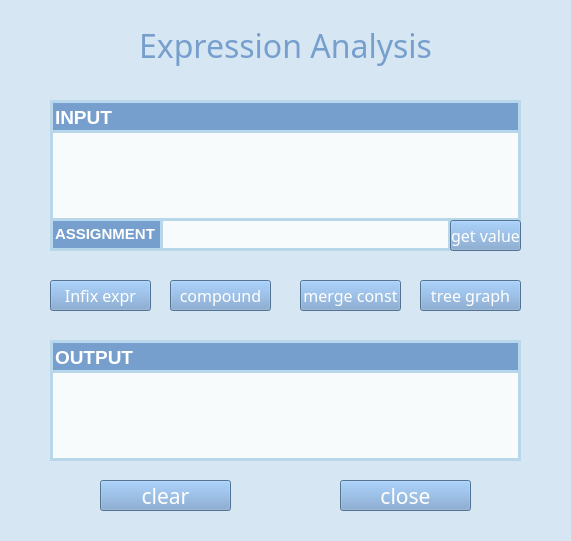
<?xml version="1.0" encoding="UTF-8"?>
<ui version="4.0">
 <class>Widget</class>
 <widget class="QWidget" name="Widget">
  <property name="geometry">
   <rect>
    <x>0</x>
    <y>0</y>
    <width>571</width>
    <height>541</height>
   </rect>
  </property>
  <property name="sizePolicy">
   <sizepolicy hsizetype="Expanding" vsizetype="Expanding">
    <horstretch>0</horstretch>
    <verstretch>0</verstretch>
   </sizepolicy>
  </property>
  <property name="font">
   <font>
    <family>Cascadia Code</family>
    <bold>true</bold>
   </font>
  </property>
  <property name="windowTitle">
   <string>Expression Analysis</string>
  </property>
  <property name="windowIcon">
   <iconset resource="image.qrc">
    <normaloff>:/icon/favcion.png</normaloff>:/icon/favcion.png</iconset>
  </property>
  <property name="styleSheet">
   <string notr="true">background:#D6E6F2</string>
  </property>
  <widget class="QLineEdit" name="outputLabel">
   <property name="geometry">
    <rect>
     <x>50</x>
     <y>340</y>
     <width>471</width>
     <height>31</height>
    </rect>
   </property>
   <property name="font">
    <font>
     <family>Microsoft YaHei UI</family>
     <pointsize>14</pointsize>
     <bold>true</bold>
    </font>
   </property>
   <property name="styleSheet">
    <string notr="true">background:#769FCD;
border:3px solid #B9D7EA;
border-bottom: 0; 
color:#ffffff;</string>
   </property>
   <property name="text">
    <string>OUTPUT</string>
   </property>
   <property name="alignment">
    <set>Qt::AlignLeading|Qt::AlignLeft|Qt::AlignVCenter</set>
   </property>
   <property name="readOnly">
    <bool>true</bool>
   </property>
  </widget>
  <widget class="QLineEdit" name="inputLabel">
   <property name="geometry">
    <rect>
     <x>50</x>
     <y>100</y>
     <width>471</width>
     <height>31</height>
    </rect>
   </property>
   <property name="font">
    <font>
     <family>Microsoft YaHei UI</family>
     <pointsize>14</pointsize>
     <bold>true</bold>
    </font>
   </property>
   <property name="styleSheet">
    <string notr="true">background:#769FCD;
border:3px solid #B9D7EA;
border-bottom: 0; 
color:#ffffff;</string>
   </property>
   <property name="text">
    <string>INPUT</string>
   </property>
   <property name="alignment">
    <set>Qt::AlignLeading|Qt::AlignLeft|Qt::AlignVCenter</set>
   </property>
   <property name="readOnly">
    <bool>true</bool>
   </property>
  </widget>
  <widget class="QLabel" name="titleLabel">
   <property name="geometry">
    <rect>
     <x>120</x>
     <y>20</y>
     <width>331</width>
     <height>51</height>
    </rect>
   </property>
   <property name="font">
    <font>
     <family>Cooper Black</family>
     <pointsize>24</pointsize>
     <bold>false</bold>
    </font>
   </property>
   <property name="styleSheet">
    <string notr="true">color:#769FCD</string>
   </property>
   <property name="text">
    <string>&lt;html&gt;&lt;head/&gt;&lt;body&gt;&lt;p align=&quot;center&quot;&gt;Expression Analysis&lt;/p&gt;&lt;/body&gt;&lt;/html&gt;</string>
   </property>
  </widget>
  <widget class="QLineEdit" name="lineEdit">
   <property name="geometry">
    <rect>
     <x>50</x>
     <y>220</y>
     <width>121</width>
     <height>31</height>
    </rect>
   </property>
   <property name="font">
    <font>
     <family>Microsoft YaHei UI</family>
     <pointsize>11</pointsize>
     <bold>true</bold>
    </font>
   </property>
   <property name="styleSheet">
    <string notr="true">background:#769FCD;
border:3px solid #B9D7EA;
border-top: 0; 
color:#ffffff;</string>
   </property>
   <property name="text">
    <string>ASSIGNMENT</string>
   </property>
   <property name="readOnly">
    <bool>true</bool>
   </property>
  </widget>
  <widget class="QLineEdit" name="varValueInputBox">
   <property name="geometry">
    <rect>
     <x>160</x>
     <y>220</y>
     <width>291</width>
     <height>31</height>
    </rect>
   </property>
   <property name="font">
    <font>
     <family>Cascadia Code</family>
     <pointsize>12</pointsize>
     <bold>false</bold>
    </font>
   </property>
   <property name="styleSheet">
    <string notr="true">background:#F7FBFC;
border:3px solid #B9D7EA;
border-top: 0; </string>
   </property>
   <property name="alignment">
    <set>Qt::AlignLeading|Qt::AlignLeft|Qt::AlignVCenter</set>
   </property>
  </widget>
  <widget class="QPlainTextEdit" name="outputBox">
   <property name="geometry">
    <rect>
     <x>50</x>
     <y>370</y>
     <width>471</width>
     <height>91</height>
    </rect>
   </property>
   <property name="sizePolicy">
    <sizepolicy hsizetype="Expanding" vsizetype="Expanding">
     <horstretch>0</horstretch>
     <verstretch>0</verstretch>
    </sizepolicy>
   </property>
   <property name="font">
    <font>
     <family>Cascadia Code</family>
     <pointsize>12</pointsize>
     <bold>false</bold>
    </font>
   </property>
   <property name="styleSheet">
    <string notr="true">background:#F7FBFC;
border:3px solid #B9D7EA;</string>
   </property>
   <property name="readOnly">
    <bool>true</bool>
   </property>
  </widget>
  <widget class="QPlainTextEdit" name="inputBox">
   <property name="geometry">
    <rect>
     <x>50</x>
     <y>130</y>
     <width>471</width>
     <height>91</height>
    </rect>
   </property>
   <property name="font">
    <font>
     <family>Cascadia Code</family>
     <pointsize>12</pointsize>
     <bold>false</bold>
    </font>
   </property>
   <property name="styleSheet">
    <string notr="true">background:#F7FBFC;
border:3px solid #B9D7EA;</string>
   </property>
   <property name="readOnly">
    <bool>false</bool>
   </property>
  </widget>
  <widget class="QPushButton" name="infixexprButton">
   <property name="geometry">
    <rect>
     <x>50</x>
     <y>280</y>
     <width>101</width>
     <height>31</height>
    </rect>
   </property>
   <property name="font">
    <font>
     <family>Britannic Bold</family>
     <pointsize>12</pointsize>
     <bold>false</bold>
    </font>
   </property>
   <property name="styleSheet">
    <string notr="true">background:#769FCD;
color:#ffffff;</string>
   </property>
   <property name="text">
    <string>Infix expr</string>
   </property>
  </widget>
  <widget class="QPushButton" name="getvalueButton">
   <property name="geometry">
    <rect>
     <x>450</x>
     <y>220</y>
     <width>71</width>
     <height>31</height>
    </rect>
   </property>
   <property name="font">
    <font>
     <family>Britannic Bold</family>
     <pointsize>12</pointsize>
     <bold>false</bold>
    </font>
   </property>
   <property name="styleSheet">
    <string notr="true">background:#769FCD;
color:#ffffff;</string>
   </property>
   <property name="text">
    <string>get value</string>
   </property>
  </widget>
  <widget class="QPushButton" name="compoundButton">
   <property name="geometry">
    <rect>
     <x>170</x>
     <y>280</y>
     <width>101</width>
     <height>31</height>
    </rect>
   </property>
   <property name="font">
    <font>
     <family>Britannic Bold</family>
     <pointsize>12</pointsize>
     <bold>false</bold>
    </font>
   </property>
   <property name="styleSheet">
    <string notr="true">background:#769FCD;
color:#ffffff;</string>
   </property>
   <property name="text">
    <string>compound</string>
   </property>
  </widget>
  <widget class="QPushButton" name="closeButton">
   <property name="geometry">
    <rect>
     <x>340</x>
     <y>480</y>
     <width>131</width>
     <height>31</height>
    </rect>
   </property>
   <property name="font">
    <font>
     <family>Britannic Bold</family>
     <pointsize>16</pointsize>
     <bold>false</bold>
    </font>
   </property>
   <property name="styleSheet">
    <string notr="true">background:#769FCD;
color:#ffffff;</string>
   </property>
   <property name="text">
    <string>close</string>
   </property>
  </widget>
  <widget class="QPushButton" name="mergeconstButton">
   <property name="geometry">
    <rect>
     <x>300</x>
     <y>280</y>
     <width>101</width>
     <height>31</height>
    </rect>
   </property>
   <property name="font">
    <font>
     <family>Britannic Bold</family>
     <pointsize>12</pointsize>
     <bold>false</bold>
    </font>
   </property>
   <property name="styleSheet">
    <string notr="true">background:#769FCD;
color:#ffffff;</string>
   </property>
   <property name="text">
    <string>merge const</string>
   </property>
  </widget>
  <widget class="QPushButton" name="treegraphButton">
   <property name="geometry">
    <rect>
     <x>420</x>
     <y>280</y>
     <width>101</width>
     <height>31</height>
    </rect>
   </property>
   <property name="font">
    <font>
     <family>Britannic Bold</family>
     <pointsize>12</pointsize>
     <bold>false</bold>
    </font>
   </property>
   <property name="styleSheet">
    <string notr="true">background:#769FCD;
color:#ffffff;</string>
   </property>
   <property name="text">
    <string>tree graph</string>
   </property>
  </widget>
  <widget class="QPushButton" name="clearButton">
   <property name="geometry">
    <rect>
     <x>100</x>
     <y>480</y>
     <width>131</width>
     <height>31</height>
    </rect>
   </property>
   <property name="font">
    <font>
     <family>Britannic Bold</family>
     <pointsize>16</pointsize>
     <bold>false</bold>
    </font>
   </property>
   <property name="styleSheet">
    <string notr="true">background:#769FCD;
color:#ffffff;</string>
   </property>
   <property name="text">
    <string>clear</string>
   </property>
  </widget>
 </widget>
 <resources>
  <include location="image.qrc"/>
 </resources>
 <connections/>
</ui>
